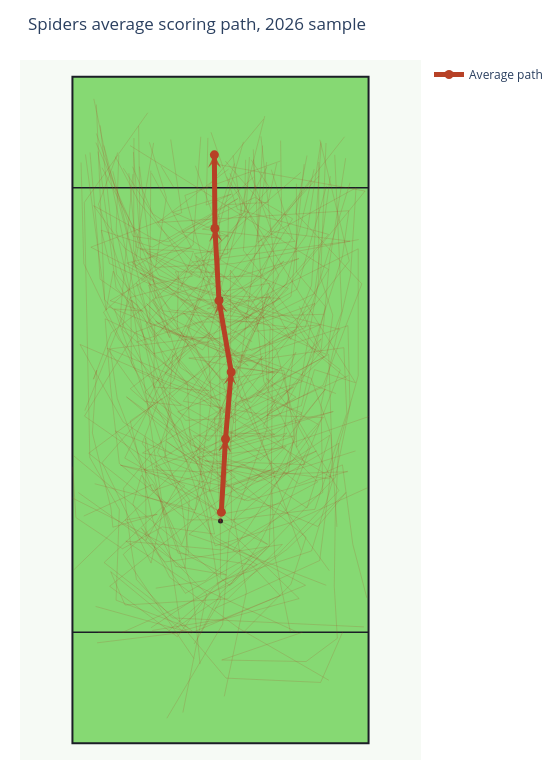

Source (notebook cell):
### Code cell
fig = plot_average_scoring_path(
    avg_path,
    paths=paths,
    title=f"{TEAM_ID.title()} average scoring path, {SEASON} sample",
    show_individual_paths=True,
)
fig.show()

### Figure 1 — Plotly figure (JSON) as saved in the notebook; plotly's stock layout.template omitted (floating-point values rounded to 4 significant figures)
{"data": [{"hoverinfo": "skip", "marker": {"color": "#1B1E26", "size": 5}, "mode": "markers", "showlegend": false, "type": "scatter", "x": [0], "y": [40]}, {"hoverinfo": "skip", "marker": {"color": "#1B1E26", "size": 5}, "mode": "markers", "showlegend": false, "type": "scatter", "x": [0], "y": [80]}, {"hoverinfo": "skip", "line": {"color": "rgba(170, 61, 35, 0.18)", "width": 1}, "mode": "lines", "showlegend": false, "type": "scatter", "x": [13.87, -6.01, -17.03, 0.19, 18.4, 18.1, 23.41, 24.4, 6.59, 7.57], "y": [20.0, 29.11, 36.39, 34.81, 45.14, 60.98, 84.29, 100.0, 90.19, 107.6]}, {"hoverinfo": "skip", "line": {"color": "rgba(170, 61, 35, 0.18)", "width": 1}, "mode": "lines", "showlegend": false, "type": "scatter", "x": [20.95, 20.95, 19.87, 16.33, 5.21, -5.71, 9.74, -3.45, -6.7, 5.01, -7.78, -7.58, -13.29, -2.07, 5.21, -8.96, -15.95, 1.27, 13.77, 19.08], "y": [38.95, 38.95, 55.57, 65.7, 69.93, 69.34, 66.59, 74.06, 77.5, 67.96, 74.26, 84.88, 88.32, 79.18, 76.62, 78.0, 86.65, 74.85, 81.73, 100.3]}, {"hoverinfo": "skip", "line": {"color": "rgba(170, 61, 35, 0.18)", "width": 1}, "mode": "lines", "showlegend": false, "type": "scatter", "x": [-20.18, 0.09, 10.33, -12.8, -19.39], "y": [78.59, 70.52, 67.18, 75.63, 103.0]}, {"hoverinfo": "skip", "line": {"color": "rgba(170, 61, 35, 0.18)", "width": 1}, "mode": "lines", "showlegend": false, "type": "scatter", "x": [-4.73, 0.0, -3.74, -3.65, 17.02, -2.27, -12.11, -20.87, -22.34], "y": [17.9, 25.77, 49.96, 61.86, 79.18, 72.29, 70.13, 79.86, 115.0]}, {"hoverinfo": "skip", "line": {"color": "rgba(170, 61, 35, 0.18)", "width": 1}, "mode": "lines", "showlegend": false, "type": "scatter", "x": [5.7, -7.19, 5.6, 15.25, 23.32], "y": [72.29, 79.96, 70.72, 74.85, 100.9]}, {"hoverinfo": "skip", "line": {"color": "rgba(170, 61, 35, 0.18)", "width": 1}, "mode": "lines", "showlegend": false, "type": "scatter", "x": [1.96, 12.98, 6.19, -6.99, 1.47, -8.57, 1.96, -2.56, -2.27], "y": [76.81, 94.42, 98.26, 92.06, 91.27, 95.6, 98.85, 96.88, 109.0]}, {"hoverinfo": "skip", "line": {"color": "rgba(170, 61, 35, 0.18)", "width": 1}, "mode": "lines", "showlegend": false, "type": "scatter", "x": [11.02, -3.25, 4.32, 4.52], "y": [90.88, 92.55, 95.5, 105.0]}, {"hoverinfo": "skip", "line": {"color": "rgba(170, 61, 35, 0.18)", "width": 1}, "mode": "lines", "showlegend": false, "type": "scatter", "x": [2.26, 11.7, 16.92, 24.3, 1.08], "y": [34.62, 49.27, 67.27, 64.91, 102.0]}, {"hoverinfo": "skip", "line": {"color": "rgba(170, 61, 35, 0.18)", "width": 1}, "mode": "lines", "showlegend": false, "type": "scatter", "x": [22.92, 10.33, -2.86, 4.92, 15.25, 7.77, 6.49, -8.57, -23.33, -6.99, -8.96], "y": [48.88, 48.49, 50.85, 50.55, 50.16, 65.21, 76.72, 81.54, 89.31, 95.5, 108.7]}, {"hoverinfo": "skip", "line": {"color": "rgba(170, 61, 35, 0.18)", "width": 1}, "mode": "lines", "showlegend": false, "type": "scatter", "x": [-22.05, -7.88, 14.16, -0.4, -6.11, -18.21, -19.78, -20.77, -12.21, -2.76, 7.38, 11.02, 10.82], "y": [20.0, 20.0, 26.06, 40.22, 40.22, 50.36, 64.03, 76.42, 72.39, 84.0, 84.09, 93.54, 108.5]}, {"hoverinfo": "skip", "line": {"color": "rgba(170, 61, 35, 0.18)", "width": 1}, "mode": "lines", "showlegend": false, "type": "scatter", "x": [1.96, 1.77, 9.34, 18.99, 21.84, 20.56], "y": [39.63, 85.18, 74.36, 70.03, 77.7, 105.9]}, {"hoverinfo": "skip", "line": {"color": "rgba(170, 61, 35, 0.18)", "width": 1}, "mode": "lines", "showlegend": false, "type": "scatter", "x": [6.19, 5.9], "y": [100.0, 106.9]}, {"hoverinfo": "skip", "line": {"color": "rgba(170, 61, 35, 0.18)", "width": 1}, "mode": "lines", "showlegend": false, "type": "scatter", "x": [-5.81, -18.8, -18.21, -23.52, -24.51, -13.09], "y": [20.85, 25.77, 42.09, 51.44, 97.37, 113.5]}, {"hoverinfo": "skip", "line": {"color": "rgba(170, 61, 35, 0.18)", "width": 1}, "mode": "lines", "showlegend": false, "type": "scatter", "x": [-5.71, -7.09, -19.09, -13.88, -19.88, -13.49, -19.98, -21.46, -12.21, 3.14, -9.35, -15.75, -22.34], "y": [34.13, 43.86, 78.19, 77.8, 79.67, 83.31, 86.36, 92.36, 89.31, 98.06, 90.29, 91.27, 109.8]}, {"hoverinfo": "skip", "line": {"color": "rgba(170, 61, 35, 0.18)", "width": 1}, "mode": "lines", "showlegend": false, "type": "scatter", "x": [22.92, 4.92, -18.01, 1.57, -4.63, -16.24, -5.81, -10.53, -6.3, 1.77, -4.14, -18.8, -22.05], "y": [48.98, 43.67, 50.06, 46.13, 53.7, 63.83, 71.8, 63.83, 58.13, 58.52, 65.4, 82.03, 106.5]}, {"hoverinfo": "skip", "line": {"color": "rgba(170, 61, 35, 0.18)", "width": 1}, "mode": "lines", "showlegend": false, "type": "scatter", "x": [14.16, 18.1, 19.58, 22.53], "y": [78.68, 70.62, 86.26, 105.3]}, {"hoverinfo": "skip", "line": {"color": "rgba(170, 61, 35, 0.18)", "width": 1}, "mode": "lines", "showlegend": false, "type": "scatter", "x": [0.0, -14.17, -23.72, -10.53, -6.6, 1.18, -16.93, -2.96, 9.74, 1.27, 14.56, 18.89, 13.67, 13.67], "y": [40.0, 44.65, 52.22, 62.06, 52.62, 47.11, 62.36, 52.22, 55.67, 55.86, 60.78, 78.59, 84.88, 100.7]}, {"hoverinfo": "skip", "line": {"color": "rgba(170, 61, 35, 0.18)", "width": 1}, "mode": "lines", "showlegend": false, "type": "scatter", "x": [-8.66, -17.52, -25.29, -9.55, 0.0, -9.94, 16.43], "y": [52.03, 57.83, 71.8, 65.01, 61.67, 66.49, 101.4]}, {"hoverinfo": "skip", "line": {"color": "rgba(170, 61, 35, 0.18)", "width": 1}, "mode": "lines", "showlegend": false, "type": "scatter", "x": [19.58, 10.82, 0.49, -17.23, 3.83, 2.26], "y": [31.08, 43.18, 41.31, 51.34, 95.31, 105.8]}, {"hoverinfo": "skip", "line": {"color": "rgba(170, 61, 35, 0.18)", "width": 1}, "mode": "lines", "showlegend": false, "type": "scatter", "x": [-24.41, -16.24, -9.45, -5.02, 23.32, 8.95, 22.33], "y": [59.9, 80.26, 82.13, 86.65, 90.39, 92.16, 109.2]}, {"hoverinfo": "skip", "line": {"color": "rgba(170, 61, 35, 0.18)", "width": 1}, "mode": "lines", "showlegend": false, "type": "scatter", "x": [12.49, -0.6, -8.17, 0.09, 10.13, 14.07, 17.9, 6.1, -4.43, 1.08, 17.71], "y": [76.22, 84.78, 84.88, 69.44, 72.19, 73.86, 75.34, 74.16, 87.73, 83.8, 102.1]}, {"hoverinfo": "skip", "line": {"color": "rgba(170, 61, 35, 0.18)", "width": 1}, "mode": "lines", "showlegend": false, "type": "scatter", "x": [-26.67, 1.08, -8.07, -12.01, -16.24, 1.27, 0.98, 13.18, 4.82, -15.36, -24.61, -25.1], "y": [44.16, 30.29, 31.86, 39.54, 58.03, 70.13, 58.32, 64.13, 58.22, 67.18, 86.36, 104.5]}, {"hoverinfo": "skip", "line": {"color": "rgba(170, 61, 35, 0.18)", "width": 1}, "mode": "lines", "showlegend": false, "type": "scatter", "x": [-8.37, -10.73], "y": [100.0, 104.0]}, {"hoverinfo": "skip", "line": {"color": "rgba(170, 61, 35, 0.18)", "width": 1}, "mode": "lines", "showlegend": false, "type": "scatter", "x": [12.59, 9.74, 9.15, 9.54, 7.28], "y": [20.0, 33.93, 48.0, 88.22, 109.3]}, {"hoverinfo": "skip", "line": {"color": "rgba(170, 61, 35, 0.18)", "width": 1}, "mode": "lines", "showlegend": false, "type": "scatter", "x": [0.0, -1.09, 18.59, 4.13, 5.21], "y": [40.0, 58.62, 69.54, 88.72, 105.5]}, {"hoverinfo": "skip", "line": {"color": "rgba(170, 61, 35, 0.18)", "width": 1}, "mode": "lines", "showlegend": false, "type": "scatter", "x": [-3.65, 0.0, 8.75, 9.15, 17.71, 6.59, 0.0, -10.04, -18.7, -21.65], "y": [19.77, 27.04, 35.4, 45.63, 57.34, 63.54, 71.5, 74.16, 84.39, 111.2]}, {"hoverinfo": "skip", "line": {"color": "rgba(170, 61, 35, 0.18)", "width": 1}, "mode": "lines", "showlegend": false, "type": "scatter", "x": [22.82, 16.62, 13.57, 0.59, -6.6, -14.27, -4.93, -3.55], "y": [65.6, 70.72, 75.44, 79.86, 79.77, 83.4, 89.7, 109.2]}, {"hoverinfo": "skip", "line": {"color": "rgba(170, 61, 35, 0.18)", "width": 1}, "mode": "lines", "showlegend": false, "type": "scatter", "x": [-22.64, -4.53, -1.68, -2.27, 7.97], "y": [46.72, 42.0, 61.77, 72.49, 112.9]}, {"hoverinfo": "skip", "line": {"color": "rgba(170, 61, 35, 0.18)", "width": 1}, "mode": "lines", "showlegend": false, "type": "scatter", "x": [-9.65, 0.39, 1.57, 8.36, 8.95, -0.5, 0.09, -4.53], "y": [4.52, 21.44, 37.96, 56.55, 74.95, 80.16, 91.08, 104.0]}, {"hoverinfo": "skip", "line": {"color": "rgba(170, 61, 35, 0.18)", "width": 1}, "mode": "lines", "showlegend": false, "type": "scatter", "x": [-25.59, -6.4, -5.61, -11.32, -8.86, -13.39, 8.85, 5.51], "y": [45.14, 31.47, 43.86, 52.32, 59.6, 75.44, 100.0, 105.0]}, {"hoverinfo": "skip", "line": {"color": "rgba(170, 61, 35, 0.18)", "width": 1}, "mode": "lines", "showlegend": false, "type": "scatter", "x": [23.02, 7.47, -6.7, 0.09, 12.69, 15.05], "y": [66.19, 59.21, 61.57, 71.5, 80.45, 104.3]}, {"hoverinfo": "skip", "line": {"color": "rgba(170, 61, 35, 0.18)", "width": 1}, "mode": "lines", "showlegend": false, "type": "scatter", "x": [24.89, 2.36, -11.71, -9.75, -12.8], "y": [90.68, 86.36, 85.67, 98.26, 108.2]}, {"hoverinfo": "skip", "line": {"color": "rgba(170, 61, 35, 0.18)", "width": 1}, "mode": "lines", "showlegend": false, "type": "scatter", "x": [-15.16, -4.04, 6.49, 16.92, 19.77], "y": [72.19, 75.83, 75.93, 80.95, 102.1]}, {"hoverinfo": "skip", "line": {"color": "rgba(170, 61, 35, 0.18)", "width": 1}, "mode": "lines", "showlegend": false, "type": "scatter", "x": [-4.04, 12.89, 9.15], "y": [63.04, 91.08, 103.3]}, {"hoverinfo": "skip", "line": {"color": "rgba(170, 61, 35, 0.18)", "width": 1}, "mode": "lines", "showlegend": false, "type": "scatter", "x": [-24.61, -12.21, -6.99, -1.28, 19.58, 24.79, 24.79, 5.6, -6.11, -17.23, -22.83, -10.04, 1.27, 1.47, 8.56, 10.13], "y": [40.91, 46.62, 35.8, 50.45, 47.6, 66.19, 89.01, 79.47, 82.32, 89.11, 96.78, 89.7, 88.03, 96.98, 97.37, 104.5]}, {"hoverinfo": "skip", "line": {"color": "rgba(170, 61, 35, 0.18)", "width": 1}, "mode": "lines", "showlegend": false, "type": "scatter", "x": [18.54, 11.12, 4.93, 15.5, 18.08], "y": [77.22, 77.03, 76.38, 91.54, 108.3]}, {"hoverinfo": "skip", "line": {"color": "rgba(170, 61, 35, 0.18)", "width": 1}, "mode": "lines", "showlegend": false, "type": "scatter", "x": [0.0, 16.99, 22.73, 22.21, 3.25, 1.38, 12.22, 1.19, -12.23, -15.84], "y": [40.0, 42.12, 59.41, 71.22, 68.58, 71.87, 81.87, 86.25, 95.35, 103.8]}, {"hoverinfo": "skip", "line": {"color": "rgba(170, 61, 35, 0.18)", "width": 1}, "mode": "lines", "showlegend": false, "type": "scatter", "x": [0.0, -0.23, -15.32, -21.0], "y": [30.0, 94.9, 85.87, 107.6]}, {"hoverinfo": "skip", "line": {"color": "rgba(170, 61, 35, 0.18)", "width": 1}, "mode": "lines", "showlegend": false, "type": "scatter", "x": [0.0, -5.71, -2.1, 23.18, 17.89], "y": [40.0, 56.64, 54.45, 86.83, 108.6]}, {"hoverinfo": "skip", "line": {"color": "rgba(170, 61, 35, 0.18)", "width": 1}, "mode": "lines", "showlegend": false, "type": "scatter", "x": [-7.0, -19.77, -17.19, 1.32, 11.12, -9.97, -17.19, -11.39, -19.38, -19.71, -23.06, -22.29, -22.87, -19.64, -13.58, 14.47], "y": [20.38, 30.9, 24.9, 26.0, 35.8, 32.64, 40.19, 41.22, 38.9, 42.32, 55.87, 67.16, 65.54, 73.93, 78.58, 102.8]}, {"hoverinfo": "skip", "line": {"color": "rgba(170, 61, 35, 0.18)", "width": 1}, "mode": "lines", "showlegend": false, "type": "scatter", "x": [-12.29, 0.22, 15.31, -1.07, 17.5, 7.7, 13.57, 6.48, 14.67, 9.64, 3.96, -13.32, -7.07, 0.41, 11.89, 16.86], "y": [20.32, 22.32, 28.45, 37.16, 47.03, 57.03, 70.38, 62.7, 59.48, 55.54, 62.0, 79.16, 73.29, 72.77, 82.7, 103.3]}, {"hoverinfo": "skip", "line": {"color": "rgba(170, 61, 35, 0.18)", "width": 1}, "mode": "lines", "showlegend": false, "type": "scatter", "x": [-26.61, -26.03, -17.64, -10.48, -1.07, -2.87, -7.13, -13.64, -1.97, -9.71, -12.74, -12.55], "y": [49.8, 40.64, 35.03, 38.96, 37.67, 46.64, 58.19, 63.22, 73.93, 67.87, 76.25, 103.1]}, {"hoverinfo": "skip", "line": {"color": "rgba(170, 61, 35, 0.18)", "width": 1}, "mode": "lines", "showlegend": false, "type": "scatter", "x": [12.6, 15.44, 19.44, -16.29], "y": [72.64, 78.7, 85.29, 107.6]}, {"hoverinfo": "skip", "line": {"color": "rgba(170, 61, 35, 0.18)", "width": 1}, "mode": "lines", "showlegend": false, "type": "scatter", "x": [20.79, 10.67, 2.74, 6.8, 8.93, 0.48, -5.45, 1.45, 3.77, 6.22], "y": [62.96, 66.7, 67.61, 75.48, 82.83, 81.35, 85.09, 88.32, 91.61, 100.5]}, {"hoverinfo": "skip", "line": {"color": "rgba(170, 61, 35, 0.18)", "width": 1}, "mode": "lines", "showlegend": false, "type": "scatter", "x": [-26.41, 8.41, 5.96], "y": [31.22, 65.09, 105.1]}, {"hoverinfo": "skip", "line": {"color": "rgba(170, 61, 35, 0.18)", "width": 1}, "mode": "lines", "showlegend": false, "type": "scatter", "x": [-11.65, -2.68, 11.83, 15.63, 21.57, 11.7, -10.42, -15.64, -15.58], "y": [27.93, 29.29, 42.06, 52.0, 67.22, 74.96, 77.87, 88.7, 109.0]}, {"hoverinfo": "skip", "line": {"color": "rgba(170, 61, 35, 0.18)", "width": 1}, "mode": "lines", "showlegend": false, "type": "scatter", "x": [-8.1, -0.88, 11.96, 22.6, 17.5, 2.99, -9.71, -4.49, 9.38, 18.47, 25.44, 13.57, 15.57], "y": [20.7, 25.67, 34.9, 45.16, 39.03, 45.22, 54.32, 50.64, 59.74, 64.45, 82.7, 95.41, 105.8]}, {"hoverinfo": "skip", "line": {"color": "rgba(170, 61, 35, 0.18)", "width": 1}, "mode": "lines", "showlegend": false, "type": "scatter", "x": [-26.48, 1.7, 6.86, 15.96, 12.02, 8.28, 13.57, 7.31, -7.26, -13.0, -22.42], "y": [51.8, 28.38, 35.67, 53.41, 60.83, 65.67, 62.32, 58.32, 67.67, 86.45, 108.1]}, {"hoverinfo": "skip", "line": {"color": "rgba(170, 61, 35, 0.18)", "width": 1}, "mode": "lines", "showlegend": false, "type": "scatter", "x": [26.34, 23.82, 21.95, 14.09, 4.15, -9.07, -2.62, 5.7, 19.44, 3.06, -1.71], "y": [26.19, 35.8, 50.12, 46.7, 54.7, 62.12, 68.0, 75.67, 91.61, 96.12, 110.0]}, {"hoverinfo": "skip", "line": {"color": "rgba(170, 61, 35, 0.18)", "width": 1}, "mode": "lines", "showlegend": false, "type": "scatter", "x": [25.82, -8.68, -15.13, -16.22, -17.45, 26.02, -0.81], "y": [20.96, 22.58, 29.48, 36.19, 45.93, 99.41, 104.2]}, {"hoverinfo": "skip", "line": {"color": "rgba(170, 61, 35, 0.18)", "width": 1}, "mode": "lines", "showlegend": false, "type": "scatter", "x": [-0.75, 10.22, 21.31, 12.8, 10.09, -11.13, -14.68, -18.93], "y": [28.77, 33.87, 45.48, 60.12, 70.77, 93.09, 97.41, 105.6]}, {"hoverinfo": "skip", "line": {"color": "rgba(170, 61, 35, 0.18)", "width": 1}, "mode": "lines", "showlegend": false, "type": "scatter", "x": [12.28, 18.86, 13.63, 13.7, 18.54, 8.35, 21.5, 5.38, -11.07, -21.32], "y": [55.29, 63.74, 57.29, 53.29, 58.64, 59.03, 74.51, 78.58, 84.19, 103.6]}, {"hoverinfo": "skip", "line": {"color": "rgba(170, 61, 35, 0.18)", "width": 1}, "mode": "lines", "showlegend": false, "type": "scatter", "x": [19.5, 3.19, -9.13, -15.77, -14.23, -9.78, -9.78, -2.62, -9.65, -18.09, -15.77], "y": [11.35, 20.77, 29.87, 43.09, 48.25, 42.51, 42.51, 47.54, 59.74, 76.38, 102.5]}, {"hoverinfo": "skip", "line": {"color": "rgba(170, 61, 35, 0.18)", "width": 1}, "mode": "lines", "showlegend": false, "type": "scatter", "x": [-22.48, -5.26, 10.73, 5.57, -7.65, -11.84, -18.93, -5.84, 8.28, 19.25, 20.21, 18.02, 18.99], "y": [24.64, 19.87, 26.58, 32.12, 34.25, 46.7, 56.25, 50.96, 59.8, 70.12, 77.09, 83.87, 108.1]}, {"hoverinfo": "skip", "line": {"color": "rgba(170, 61, 35, 0.18)", "width": 1}, "mode": "lines", "showlegend": false, "type": "scatter", "x": [2.67, 2.74, 14.67, 21.95, 23.11, -11.32, 1.45], "y": [54.96, 61.35, 65.09, 87.67, 95.87, 93.74, 103.3]}, {"hoverinfo": "skip", "line": {"color": "rgba(170, 61, 35, 0.18)", "width": 1}, "mode": "lines", "showlegend": false, "type": "scatter", "x": [22.02, 18.02, 0.99, -7.26, -15.97, -11.84, -12.03, -2.04, -20.42, -13.58, -7.07, -18.29, -21.06, 5.96], "y": [20.12, 10.96, 11.74, 21.54, 79.8, 75.35, 64.12, 63.48, 71.16, 61.54, 60.77, 72.7, 77.61, 101.9]}, {"hoverinfo": "skip", "line": {"color": "rgba(170, 61, 35, 0.18)", "width": 1}, "mode": "lines", "showlegend": false, "type": "scatter", "x": [2.03, 13.12, -4.87, -1.33, 11.96, 7.19, -1.97, 7.57, -1.0, -7.71, 10.86, 5.57, -2.29, -14.42, -14.74], "y": [51.54, 55.29, 55.35, 52.0, 55.87, 50.9, 57.41, 69.74, 56.19, 59.67, 67.54, 61.35, 65.16, 87.48, 111.2]}, {"hoverinfo": "skip", "line": {"color": "rgba(170, 61, 35, 0.18)", "width": 1}, "mode": "lines", "showlegend": false, "type": "scatter", "x": [26.47, 12.67, -0.94, -21.96, -18.48], "y": [46.0, 39.74, 35.54, 97.03, 106.4]}, {"hoverinfo": "skip", "line": {"color": "rgba(170, 61, 35, 0.18)", "width": 1}, "mode": "lines", "showlegend": false, "type": "scatter", "x": [-9.32, -1.65, 6.61, -1.0, -14.1, -11.32, -22.8], "y": [20.25, 27.09, 32.12, 36.7, 54.0, 61.22, 116.0]}, {"hoverinfo": "skip", "line": {"color": "rgba(170, 61, 35, 0.18)", "width": 1}, "mode": "lines", "showlegend": false, "type": "scatter", "x": [-2.41, 7.76], "y": [100.0, 112.4]}, {"hoverinfo": "skip", "line": {"color": "rgba(170, 61, 35, 0.18)", "width": 1}, "mode": "lines", "showlegend": false, "type": "scatter", "x": [14.49, 14.49, -4.68, 13.4, 0.86], "y": [34.72, 34.72, 88.18, 90.36, 104.8]}, {"hoverinfo": "skip", "line": {"color": "rgba(170, 61, 35, 0.18)", "width": 1}, "mode": "lines", "showlegend": false, "type": "scatter", "x": [0.0, 0.0, 0.0, 8.31], "y": [40.0, 40.0, 40.0, 104.6]}, {"hoverinfo": "skip", "line": {"color": "rgba(170, 61, 35, 0.18)", "width": 1}, "mode": "lines", "showlegend": false, "type": "scatter", "x": [-6.77, -2.5, -14.22, -6.32, 8.31, -1.41, -7.77, -19.95, -6.68, 1.13, 9.04, -2.05, 0.0, 0.68, 9.76, 3.77, -6.41, 10.76], "y": [5.54, 26.9, 38.72, 27.0, 35.36, 27.9, 19.18, 28.27, 38.9, 44.81, 49.18, 45.27, 60.0, 46.09, 48.81, 62.0, 98.63, 104.8]}, {"hoverinfo": "skip", "line": {"color": "rgba(170, 61, 35, 0.18)", "width": 1}, "mode": "lines", "showlegend": false, "type": "scatter", "x": [0.0, 8.49, -11.95, 2.86, 20.3, 1.68, 10.94, 18.12, 2.4, 0.4, -12.23, -9.14, -12.95, -5.05, -17.5], "y": [40.0, 35.81, 49.72, 55.45, 59.72, 54.18, 59.45, 72.81, 57.63, 65.09, 79.9, 73.0, 82.45, 84.09, 103.5]}, {"hoverinfo": "skip", "line": {"color": "rgba(170, 61, 35, 0.18)", "width": 1}, "mode": "lines", "showlegend": false, "type": "scatter", "x": [-22.22, -5.05, -20.95, -6.41, -24.49, -15.31, -0.32, 3.77, 9.13, 5.31], "y": [18.09, 20.18, 32.54, 46.36, 58.9, 74.0, 79.72, 83.9, 92.36, 102.8]}, {"hoverinfo": "skip", "line": {"color": "rgba(170, 61, 35, 0.18)", "width": 1}, "mode": "lines", "showlegend": false, "type": "scatter", "x": [19.03, 3.31, -5.68, 4.22, 11.85, -0.05, 4.22, 9.4, 13.4, 11.4, 0.13, -4.5, -11.68, -3.23, 3.49, 12.58, 8.58, 0.0, 10.49, 7.13, 1.68], "y": [28.45, 34.54, 37.63, 45.18, 53.54, 48.18, 43.72, 47.36, 54.72, 67.18, 65.45, 71.09, 76.0, 70.81, 80.0, 72.9, 80.9, 60.0, 84.18, 91.09, 102.6]}, {"hoverinfo": "skip", "line": {"color": "rgba(170, 61, 35, 0.18)", "width": 1}, "mode": "lines", "showlegend": false, "type": "scatter", "x": [-1.05, 17.85, 20.12, 19.48, -0.41, -12.59, -19.31, -20.58, -24.31], "y": [24.27, 32.9, 50.81, 70.0, 59.36, 70.72, 85.0, 78.0, 106.0]}, {"hoverinfo": "skip", "line": {"color": "rgba(170, 61, 35, 0.18)", "width": 1}, "mode": "lines", "showlegend": false, "type": "scatter", "x": [0.0, -16.04, -16.13, -18.77, -18.31], "y": [40.0, 68.45, 80.63, 92.36, 105.9]}, {"hoverinfo": "skip", "line": {"color": "rgba(170, 61, 35, 0.18)", "width": 1}, "mode": "lines", "showlegend": false, "type": "scatter", "x": [-17.59, 2.31, 20.67, 23.3, 22.94, 2.68, -9.23, -15.31, -14.5, -15.68], "y": [20.0, 28.9, 47.9, 60.81, 75.18, 68.54, 82.09, 86.81, 91.0, 106.5]}, {"hoverinfo": "skip", "line": {"color": "rgba(170, 61, 35, 0.18)", "width": 1}, "mode": "lines", "showlegend": false, "type": "scatter", "x": [24.3, 6.67, -4.23, 11.13, 13.85, 16.39, 18.12], "y": [52.63, 47.09, 51.54, 53.18, 76.27, 82.45, 108.0]}, {"hoverinfo": "skip", "line": {"color": "rgba(170, 61, 35, 0.18)", "width": 1}, "mode": "lines", "showlegend": false, "type": "scatter", "x": [0.68, 4.67, 2.49, 12.22, 15.03, 17.67, 17.67], "y": [8.45, 27.27, 40.27, 48.81, 68.54, 83.36, 104.6]}, {"hoverinfo": "skip", "line": {"color": "rgba(170, 61, 35, 0.18)", "width": 1}, "mode": "lines", "showlegend": false, "type": "scatter", "x": [0.0, 2.4, 17.3, 3.67, -10.04, -8.59, 0.0, -17.68, -12.04], "y": [40.0, 46.54, 52.63, 45.54, 51.0, 70.0, 60.0, 74.45, 108.1]}, {"hoverinfo": "skip", "line": {"color": "rgba(170, 61, 35, 0.18)", "width": 1}, "mode": "lines", "showlegend": false, "type": "scatter", "x": [-7.23, -4.87, -14.5, -3.78, 2.49], "y": [81.63, 88.54, 89.0, 83.81, 104.4]}, {"hoverinfo": "skip", "line": {"color": "rgba(170, 61, 35, 0.18)", "width": 1}, "mode": "lines", "showlegend": false, "type": "scatter", "x": [-4.78, -17.5, -6.14, 3.95, 15.58, 19.67, 8.31, -14.04, 0.0, -5.87, 4.31, 11.4, -0.5, -16.86, -5.23, -12.41], "y": [15.27, 34.0, 44.63, 50.27, 42.36, 55.45, 47.9, 52.27, 60.0, 74.9, 79.27, 86.81, 78.27, 86.45, 89.27, 102.6]}, {"hoverinfo": "skip", "line": {"color": "rgba(170, 61, 35, 0.18)", "width": 1}, "mode": "lines", "showlegend": false, "type": "scatter", "x": [-3.68, -5.05, -10.23, -12.5, -21.31, -8.41, 4.13], "y": [14.27, 27.9, 42.54, 32.45, 50.54, 65.36, 108.3]}, {"hoverinfo": "skip", "line": {"color": "rgba(170, 61, 35, 0.18)", "width": 1}, "mode": "lines", "showlegend": false, "type": "scatter", "x": [26.66, -12.23, -18.59, -19.86, -2.78, 4.49, 10.67, -1.69, -14.5, -5.5, 1.95, 8.85, -2.41, 8.13, 14.12, 1.4, -15.22, -16.5], "y": [58.81, 45.45, 62.09, 71.0, 73.09, 76.54, 80.09, 80.72, 84.63, 79.09, 75.63, 80.45, 78.18, 84.72, 87.27, 83.54, 89.36, 102.6]}, {"hoverinfo": "skip", "line": {"color": "rgba(170, 61, 35, 0.18)", "width": 1}, "mode": "lines", "showlegend": false, "type": "scatter", "x": [14.76, 0.22, 15.4, 21.03, 20.48, 20.67, 21.3, 10.49, -5.41, -5.96, -11.14, -14.86, -21.67, -22.13, -23.49], "y": [20.0, 15.0, 14.72, 18.9, 28.27, 41.72, 54.0, 47.72, 53.72, 64.72, 71.45, 78.81, 83.54, 90.72, 106.4]}, {"hoverinfo": "skip", "line": {"color": "rgba(170, 61, 35, 0.18)", "width": 1}, "mode": "lines", "showlegend": false, "type": "scatter", "x": [4.13, 12.67, 15.4, 1.4, -13.77, -0.23, 2.58, 13.4, 4.58, -10.59, -15.13, -11.95, 0.22, -11.68, -14.59], "y": [20.0, 28.63, 37.09, 48.72, 49.27, 57.72, 64.72, 74.45, 69.36, 77.45, 82.81, 73.45, 83.18, 80.09, 103.8]}, {"hoverinfo": "skip", "line": {"color": "rgba(170, 61, 35, 0.18)", "width": 1}, "mode": "lines", "showlegend": false, "type": "scatter", "x": [-12.5, 0.4, 16.39, 20.3, 0.0, -13.41, -13.5, -10.23, 2.68, -13.22, 8.31], "y": [20.81, 29.36, 34.63, 47.63, 60.0, 36.54, 55.0, 41.09, 48.0, 61.63, 103.7]}, {"customdata": [[0.0, 0.01466, 0.9495, 79.0], [0.2, 0.1667, 0.952, 79.0], [0.4, 0.3213, 0.9447, 79.0], [0.6, 0.5054, 0.9208, 79.0], [0.8, 0.7093, 0.9, 79.0], [1.0, 0.9831, 0.8973, 79.0]], "hovertemplate": "Progress: %{customdata[0]:.0%}<br>Avg cumulative aEC: %{customdata[1]:.3f}<br>Avg CP: %{customdata[2]:.1%}<br>Possessions: %{customdata[3]:.0f}<extra></extra>", "line": {"color": "#b74126", "width": 5}, "marker": {"color": "#b74126", "size": 9}, "mode": "lines+markers", "name": "Average path", "type": "scatter", "x": [0.1529, 0.9022, 1.93, -0.271, -1.004, -1.103], "y": [41.61, 54.78, 66.85, 79.69, 92.66, 105.9]}], "layout": {"annotations": [{"arrowcolor": "#b74126", "arrowhead": 3, "arrowsize": 1.1, "arrowwidth": 2, "ax": 0.1529, "axref": "x", "ay": 41.61, "ayref": "y", "opacity": 0.8, "showarrow": true, "x": 0.9022, "xref": "x", "y": 54.78, "yref": "y"}, {"arrowcolor": "#b74126", "arrowhead": 3, "arrowsize": 1.1, "arrowwidth": 2, "ax": 0.9022, "axref": "x", "ay": 54.78, "ayref": "y", "opacity": 0.8, "showarrow": true, "x": 1.93, "xref": "x", "y": 66.85, "yref": "y"}, {"arrowcolor": "#b74126", "arrowhead": 3, "arrowsize": 1.1, "arrowwidth": 2, "ax": 1.93, "axref": "x", "ay": 66.85, "ayref": "y", "opacity": 0.8, "showarrow": true, "x": -0.271, "xref": "x", "y": 79.69, "yref": "y"}, {"arrowcolor": "#b74126", "arrowhead": 3, "arrowsize": 1.1, "arrowwidth": 2, "ax": -0.271, "axref": "x", "ay": 79.69, "ayref": "y", "opacity": 0.8, "showarrow": true, "x": -1.004, "xref": "x", "y": 92.66, "yref": "y"}, {"arrowcolor": "#b74126", "arrowhead": 3, "arrowsize": 1.1, "arrowwidth": 2, "ax": -1.004, "axref": "x", "ay": 92.66, "ayref": "y", "opacity": 0.8, "showarrow": true, "x": -1.103, "xref": "x", "y": 105.9, "yref": "y"}], "height": 780, "margin": {"b": 20, "l": 20, "r": 20, "t": 60}, "paper_bgcolor": "white", "plot_bgcolor": "#f6faf5", "shapes": [{"fillcolor": "#86d973", "layer": "below", "line": {"color": "#1B1E26", "width": 2}, "type": "rect", "x0": -26.65, "x1": 26.65, "y0": 0, "y1": 120}, {"layer": "below", "line": {"color": "#1B1E26", "width": 1.5}, "type": "line", "x0": -26.65, "x1": 26.65, "y0": 20, "y1": 20}, {"layer": "below", "line": {"color": "#1B1E26", "width": 1.5}, "type": "line", "x0": -26.65, "x1": 26.65, "y0": 100, "y1": 100}], "title": {"text": "Spiders average scoring path, 2026 sample"}, "width": 560, "xaxis": {"range": [-31.65, 31.65], "scaleanchor": "y", "scaleratio": 1, "showgrid": false, "visible": false, "zeroline": false}, "yaxis": {"range": [-3, 123], "showgrid": false, "visible": false, "zeroline": false}}}
